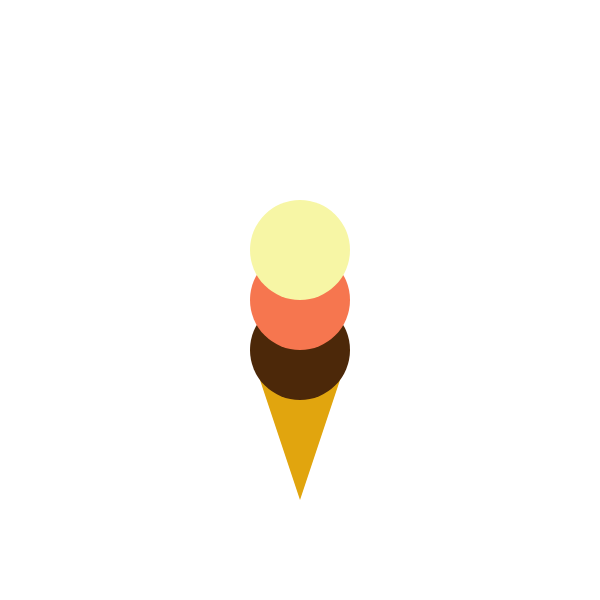
Frame 1 (no input)
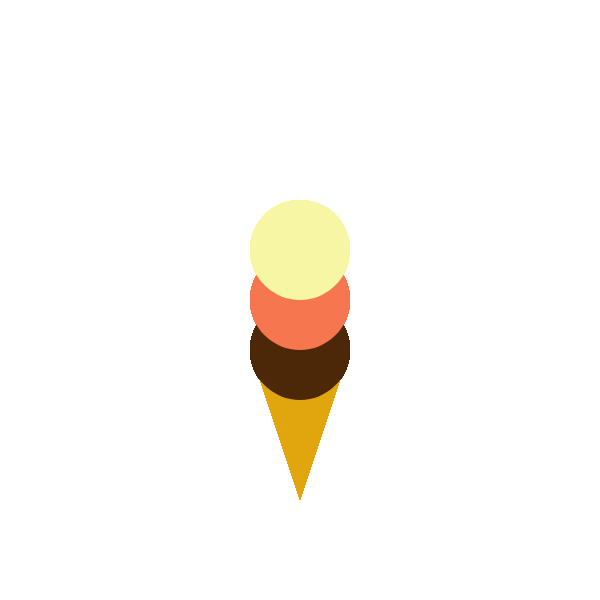
Frame 60 (no input)
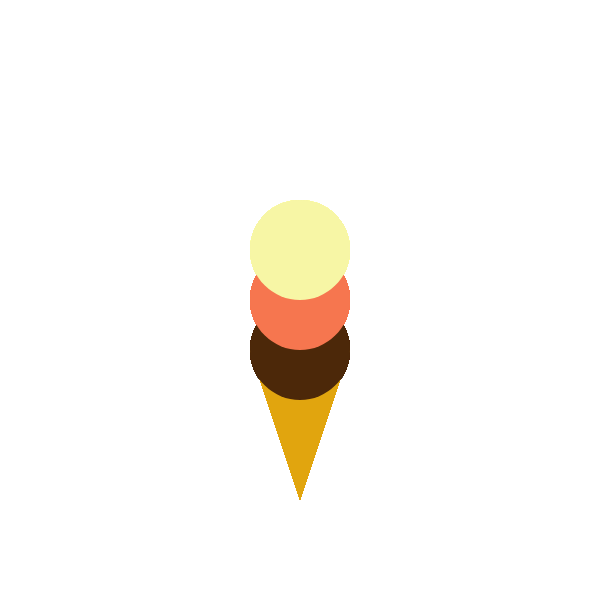
Frame 120 (the mouse pressed at the canvas centre since frame 60)

The p5.js sketch that drew these frames (run headless with seeded random() and noise() and a simulated clock; from frame 60 on, the mouse is pressed at the canvas centre):

// p5.js sketch
// ── sketch.js
/*
Challenge:

Part 1: make an ice cream with 1 scoop. Use one variable to control the size of
		the scoop. Play around with making the scoop large and small.

Part 2: make an ice cream with 3 scoops. Use one variable to control the size
		of all 3 scoops.

Bonus: use 3 variables, one for each scoop. Play with different sizes of scoop.
*/

var scoopSize = 100;

// bonus
// var chocScoopSize = 150;
// var strawberryScoopSize = 110;
// var vanillaScoopSize = 70;

var setup = function() {
  	createCanvas(600, 600);
  	noStroke();
};

var draw = function() {
	// cone
	fill(225, 165, 14);
	triangle(250, 350, 350, 350, 300, 500);

	// chocolate
	fill(76, 40, 9);
	ellipse(300, 350, scoopSize, scoopSize);
	// strawberry
	fill(246, 118, 79);
	ellipse(300, 300, scoopSize, scoopSize);
	// vanilla
	fill(247, 246, 165);
	ellipse(300, 250, scoopSize, scoopSize);

	// bonus
	// cone
	// fill(225, 165, 14);
	// triangle(50, 350, 150, 350, 100, 500);

	// // chocolate
	// fill(76, 40, 9);
	// ellipse(100, 350, chocScoopSize, chocScoopSize);
	// // strawberry
	// fill(246, 118, 79);
	// ellipse(100, 300, strawberryScoopSize, strawberryScoopSize);
	// // vanilla
	// fill(247, 246, 165);
	// ellipse(100, 250, vanillaScoopSize, vanillaScoopSize);
};
